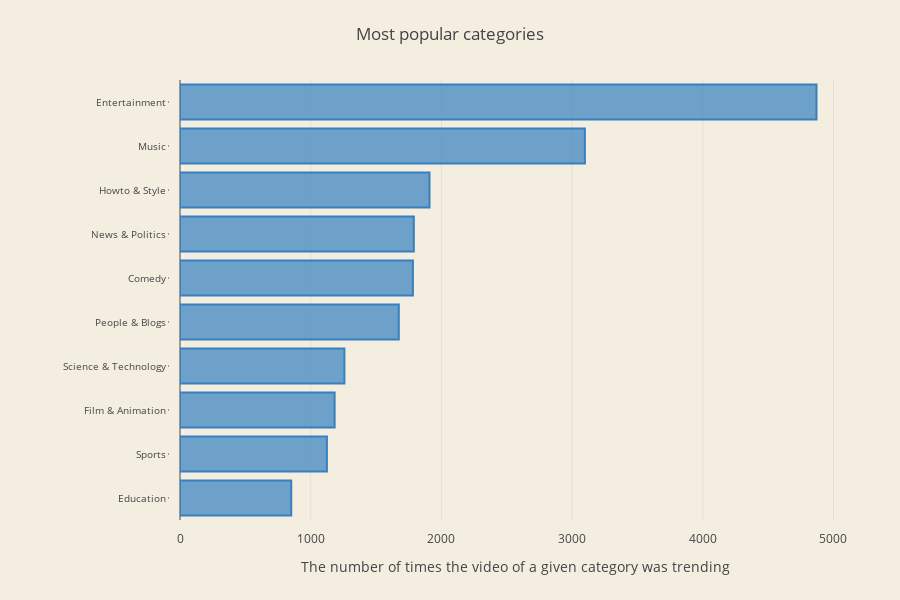

Notebook code for this chart:
### Markdown cell above
### 2.4. Variety of topics
<a id="variety_of_topics"></a>

### Code cell
max_title_length = 30
number_of_creators = 10

top_creators = us_videos.groupby(['category'])['category'].agg(
    {"code_count": len}).sort_values(
    "code_count", ascending=False
).head(number_of_creators).reset_index()

trace1 = go.Bar(
    y = [(x if len(x) <= max_title_length else x[:max_title_length] + "...") for x in top_creators.category.values][::-1],
    x = top_creators['code_count'].tolist()[::-1],
    name = "Top categories",
    orientation = 'h',
    marker=dict(
        color='rgba(55, 128, 191, 0.7)',
        line=dict(
            color='rgba(55, 128, 191, 1.0)',
            width=2,
        )
    ),
)

data = [trace1]

layout = go.Layout(
    title = 'Most popular categories',
    width=900,
    height=600,
    margin=go.Margin(
        l=180,
        r=50,
        b=80,
        t=80,
        pad=10
    ),
    paper_bgcolor='rgb(244, 238, 225)',
    plot_bgcolor='rgb(244, 238, 225)',
    yaxis = dict(
        anchor = 'x',
        rangemode='tozero',
        tickfont=dict(
            size=10
        ),
        ticklen=1
    ), 
    xaxis = dict(
        title= 'The number of times the video of a given category was trending',
        anchor = 'x',
        rangemode='tozero'
    ), 
    legend=dict(x=0.6, y=0.07)
)

fig = go.Figure(data=data, layout=layout)
py.iplot(fig)

### Figure 1 — Plotly figure (JSON) as saved in the notebook; plotly's stock layout.template omitted (floating-point values rounded to 4 significant figures)
{"data": [{"marker": {"color": "rgba(55, 128, 191, 0.7)", "line": {"color": "rgba(55, 128, 191, 1.0)", "width": 2}}, "name": "Top categories", "orientation": "h", "type": "bar", "x": [851, 1124, 1183, 1258, 1674, 1782, 1789, 1909, 3098, 4870], "y": ["Education", "Sports", "Film & Animation", "Science & Technology", "People & Blogs", "Comedy", "News & Politics", "Howto & Style", "Music", "Entertainment"]}], "layout": {"height": 600, "legend": {"x": 0.6, "y": 0.07}, "margin": {"b": 80, "l": 180, "pad": 10, "r": 50, "t": 80}, "paper_bgcolor": "rgb(244, 238, 225)", "plot_bgcolor": "rgb(244, 238, 225)", "title": "Most popular categories", "width": 900, "xaxis": {"anchor": "x", "rangemode": "tozero", "title": "The number of times the video of a given category was trending"}, "yaxis": {"anchor": "x", "rangemode": "tozero", "tickfont": {"size": 10}, "ticklen": 1}}}
